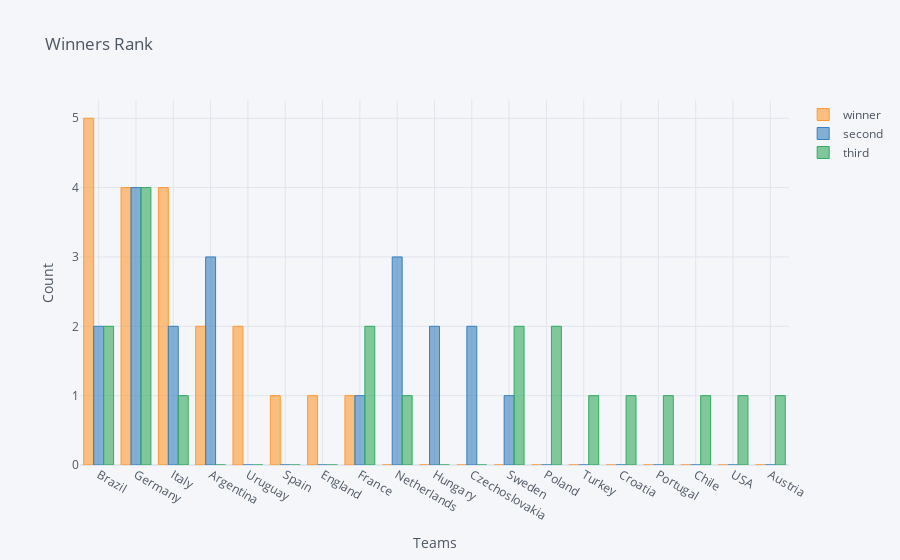

Notebook code for this chart:
### Code cell
teams.iplot(kind = 'bar', xTitle = 'Teams', yTitle = 'Count', title = 'Winners Rank')

### Figure 1 — Plotly figure (JSON) as saved in the notebook; plotly's stock layout.template omitted (floating-point values rounded to 4 significant figures)
{"data": [{"marker": {"color": "rgba(255, 153, 51, 0.6)", "line": {"color": "rgba(255, 153, 51, 1.0)", "width": 1}}, "name": "winner", "orientation": "v", "text": "", "type": "bar", "x": ["Brazil", "Germany", "Italy", "Argentina", "Uruguay", "Spain", "England", "France", "Netherlands", "Hungary", "Czechoslovakia", "Sweden", "Poland", "Turkey", "Croatia", "Portugal", "Chile", "USA", "Austria"], "y": [5, 4, 4, 2, 2, 1, 1, 1, 0, 0, 0, 0, 0, 0, 0, 0, 0, 0, 0]}, {"marker": {"color": "rgba(55, 128, 191, 0.6)", "line": {"color": "rgba(55, 128, 191, 1.0)", "width": 1}}, "name": "second", "orientation": "v", "text": "", "type": "bar", "x": ["Brazil", "Germany", "Italy", "Argentina", "Uruguay", "Spain", "England", "France", "Netherlands", "Hungary", "Czechoslovakia", "Sweden", "Poland", "Turkey", "Croatia", "Portugal", "Chile", "USA", "Austria"], "y": [2, 4, 2, 3, 0, 0, 0, 1, 3, 2, 2, 1, 0, 0, 0, 0, 0, 0, 0]}, {"marker": {"color": "rgba(50, 171, 96, 0.6)", "line": {"color": "rgba(50, 171, 96, 1.0)", "width": 1}}, "name": "third", "orientation": "v", "text": "", "type": "bar", "x": ["Brazil", "Germany", "Italy", "Argentina", "Uruguay", "Spain", "England", "France", "Netherlands", "Hungary", "Czechoslovakia", "Sweden", "Poland", "Turkey", "Croatia", "Portugal", "Chile", "USA", "Austria"], "y": [2, 4, 1, 0, 0, 0, 0, 2, 1, 0, 0, 2, 2, 1, 1, 1, 1, 1, 1]}], "layout": {"legend": {"bgcolor": "#F5F6F9", "font": {"color": "#4D5663"}}, "paper_bgcolor": "#F5F6F9", "plot_bgcolor": "#F5F6F9", "title": {"font": {"color": "#4D5663"}, "text": "Winners Rank"}, "xaxis": {"gridcolor": "#E1E5ED", "showgrid": true, "tickfont": {"color": "#4D5663"}, "title": {"font": {"color": "#4D5663"}, "text": "Teams"}, "zerolinecolor": "#E1E5ED"}, "yaxis": {"gridcolor": "#E1E5ED", "showgrid": true, "tickfont": {"color": "#4D5663"}, "title": {"font": {"color": "#4D5663"}, "text": "Count"}, "zerolinecolor": "#E1E5ED"}}}
